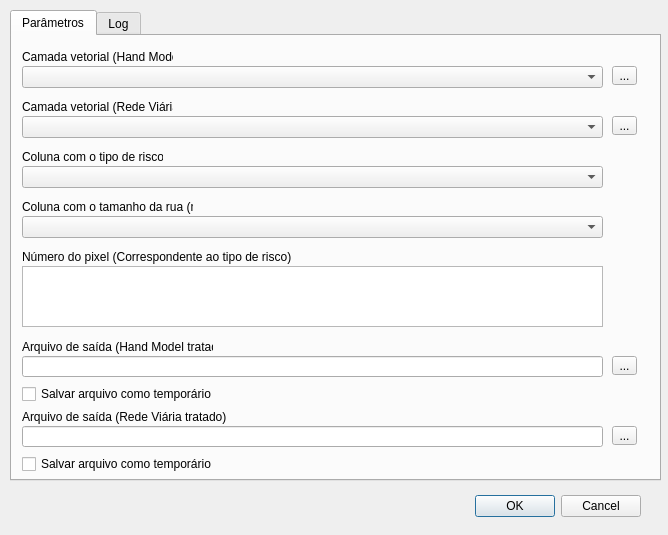
<?xml version="1.0" encoding="UTF-8"?>
<ui version="4.0">
 <class>FloodPathFinderDialogBase</class>
 <widget class="QDialog" name="FloodPathFinderDialogBase">
  <property name="geometry">
   <rect>
    <x>0</x>
    <y>0</y>
    <width>668</width>
    <height>535</height>
   </rect>
  </property>
  <property name="windowTitle">
   <string>Flood Path Finder</string>
  </property>
  <widget class="QDialogButtonBox" name="button_box">
   <property name="geometry">
    <rect>
     <x>300</x>
     <y>490</y>
     <width>341</width>
     <height>32</height>
    </rect>
   </property>
   <property name="orientation">
    <enum>Qt::Horizontal</enum>
   </property>
   <property name="standardButtons">
    <set>QDialogButtonBox::Cancel|QDialogButtonBox::Ok</set>
   </property>
   <property name="centerButtons">
    <bool>false</bool>
   </property>
  </widget>
  <widget class="QTabWidget" name="tabWidget">
   <property name="geometry">
    <rect>
     <x>10</x>
     <y>10</y>
     <width>651</width>
     <height>471</height>
    </rect>
   </property>
   <property name="focusPolicy">
    <enum>Qt::TabFocus</enum>
   </property>
   <property name="tabPosition">
    <enum>QTabWidget::North</enum>
   </property>
   <property name="tabShape">
    <enum>QTabWidget::Rounded</enum>
   </property>
   <property name="currentIndex">
    <number>0</number>
   </property>
   <property name="usesScrollButtons">
    <bool>true</bool>
   </property>
   <widget class="QWidget" name="tab_3">
    <property name="toolTip">
     <string>&lt;html&gt;&lt;head/&gt;&lt;body&gt;&lt;p&gt;&lt;br/&gt;&lt;/p&gt;&lt;/body&gt;&lt;/html&gt;</string>
    </property>
    <property name="inputMethodHints">
     <set>Qt::ImhNone</set>
    </property>
    <attribute name="title">
     <string>Parâmetros</string>
    </attribute>
    <widget class="QListView" name="listView">
     <property name="geometry">
      <rect>
       <x>10</x>
       <y>230</y>
       <width>581</width>
       <height>61</height>
      </rect>
     </property>
    </widget>
    <widget class="QLabel" name="label_7">
     <property name="geometry">
      <rect>
       <x>10</x>
       <y>370</y>
       <width>221</width>
       <height>21</height>
      </rect>
     </property>
     <property name="text">
      <string>Arquivo de saída (Rede Viária tratado)</string>
     </property>
    </widget>
    <widget class="QCheckBox" name="checkBox_2">
     <property name="geometry">
      <rect>
       <x>10</x>
       <y>420</y>
       <width>601</width>
       <height>16</height>
      </rect>
     </property>
     <property name="text">
      <string>Salvar arquivo como temporário</string>
     </property>
    </widget>
    <widget class="QLabel" name="label_4">
     <property name="geometry">
      <rect>
       <x>10</x>
       <y>110</y>
       <width>141</width>
       <height>21</height>
      </rect>
     </property>
     <property name="text">
      <string>Coluna com o tipo de risco</string>
     </property>
    </widget>
    <widget class="QLineEdit" name="lineEdit_2">
     <property name="geometry">
      <rect>
       <x>10</x>
       <y>390</y>
       <width>581</width>
       <height>21</height>
      </rect>
     </property>
    </widget>
    <widget class="QToolButton" name="toolButton_3">
     <property name="geometry">
      <rect>
       <x>600</x>
       <y>320</y>
       <width>25</width>
       <height>19</height>
      </rect>
     </property>
     <property name="text">
      <string>...</string>
     </property>
    </widget>
    <widget class="QComboBox" name="comboBox_3">
     <property name="geometry">
      <rect>
       <x>10</x>
       <y>130</y>
       <width>581</width>
       <height>22</height>
      </rect>
     </property>
    </widget>
    <widget class="QCheckBox" name="checkBox">
     <property name="geometry">
      <rect>
       <x>10</x>
       <y>350</y>
       <width>601</width>
       <height>16</height>
      </rect>
     </property>
     <property name="text">
      <string>Salvar arquivo como temporário</string>
     </property>
    </widget>
    <widget class="QToolButton" name="toolButton">
     <property name="geometry">
      <rect>
       <x>600</x>
       <y>30</y>
       <width>25</width>
       <height>19</height>
      </rect>
     </property>
     <property name="text">
      <string>...</string>
     </property>
    </widget>
    <widget class="QComboBox" name="comboBox_2">
     <property name="geometry">
      <rect>
       <x>10</x>
       <y>80</y>
       <width>581</width>
       <height>22</height>
      </rect>
     </property>
    </widget>
    <widget class="QLineEdit" name="lineEdit">
     <property name="geometry">
      <rect>
       <x>10</x>
       <y>320</y>
       <width>581</width>
       <height>21</height>
      </rect>
     </property>
    </widget>
    <widget class="QToolButton" name="toolButton_2">
     <property name="geometry">
      <rect>
       <x>600</x>
       <y>80</y>
       <width>25</width>
       <height>19</height>
      </rect>
     </property>
     <property name="text">
      <string>...</string>
     </property>
    </widget>
    <widget class="QLabel" name="label_5">
     <property name="geometry">
      <rect>
       <x>10</x>
       <y>210</y>
       <width>341</width>
       <height>21</height>
      </rect>
     </property>
     <property name="text">
      <string>Número do pixel (Correspondente ao tipo de risco)</string>
     </property>
    </widget>
    <widget class="QLabel" name="label_6">
     <property name="geometry">
      <rect>
       <x>10</x>
       <y>300</y>
       <width>191</width>
       <height>21</height>
      </rect>
     </property>
     <property name="text">
      <string>Arquivo de saída (Hand Model tratado)</string>
     </property>
    </widget>
    <widget class="QComboBox" name="comboBox">
     <property name="geometry">
      <rect>
       <x>10</x>
       <y>30</y>
       <width>581</width>
       <height>22</height>
      </rect>
     </property>
    </widget>
    <widget class="QLabel" name="label">
     <property name="geometry">
      <rect>
       <x>10</x>
       <y>10</y>
       <width>151</width>
       <height>21</height>
      </rect>
     </property>
     <property name="text">
      <string>Camada vetorial (Hand Model)</string>
     </property>
    </widget>
    <widget class="QToolButton" name="toolButton_4">
     <property name="geometry">
      <rect>
       <x>600</x>
       <y>390</y>
       <width>25</width>
       <height>19</height>
      </rect>
     </property>
     <property name="text">
      <string>...</string>
     </property>
    </widget>
    <widget class="QLabel" name="label_2">
     <property name="geometry">
      <rect>
       <x>10</x>
       <y>60</y>
       <width>151</width>
       <height>21</height>
      </rect>
     </property>
     <property name="text">
      <string>Camada vetorial (Rede Viária)</string>
     </property>
    </widget>
    <widget class="QComboBox" name="comboBox_4">
     <property name="geometry">
      <rect>
       <x>10</x>
       <y>180</y>
       <width>581</width>
       <height>22</height>
      </rect>
     </property>
    </widget>
    <widget class="QLabel" name="label_8">
     <property name="geometry">
      <rect>
       <x>10</x>
       <y>160</y>
       <width>171</width>
       <height>21</height>
      </rect>
     </property>
     <property name="text">
      <string>Coluna com o tamanho da rua (m)</string>
     </property>
    </widget>
   </widget>
   <widget class="QWidget" name="tab_4">
    <attribute name="title">
     <string>Log</string>
    </attribute>
    <widget class="QPlainTextEdit" name="plainTextEdit">
     <property name="geometry">
      <rect>
       <x>10</x>
       <y>10</y>
       <width>631</width>
       <height>391</height>
      </rect>
     </property>
    </widget>
   </widget>
  </widget>
 </widget>
 <resources/>
 <connections>
  <connection>
   <sender>button_box</sender>
   <signal>accepted()</signal>
   <receiver>FloodPathFinderDialogBase</receiver>
   <slot>accept()</slot>
   <hints>
    <hint type="sourcelabel">
     <x>20</x>
     <y>20</y>
    </hint>
    <hint type="destinationlabel">
     <x>20</x>
     <y>20</y>
    </hint>
   </hints>
  </connection>
  <connection>
   <sender>button_box</sender>
   <signal>rejected()</signal>
   <receiver>FloodPathFinderDialogBase</receiver>
   <slot>reject()</slot>
   <hints>
    <hint type="sourcelabel">
     <x>20</x>
     <y>20</y>
    </hint>
    <hint type="destinationlabel">
     <x>20</x>
     <y>20</y>
    </hint>
   </hints>
  </connection>
 </connections>
</ui>
